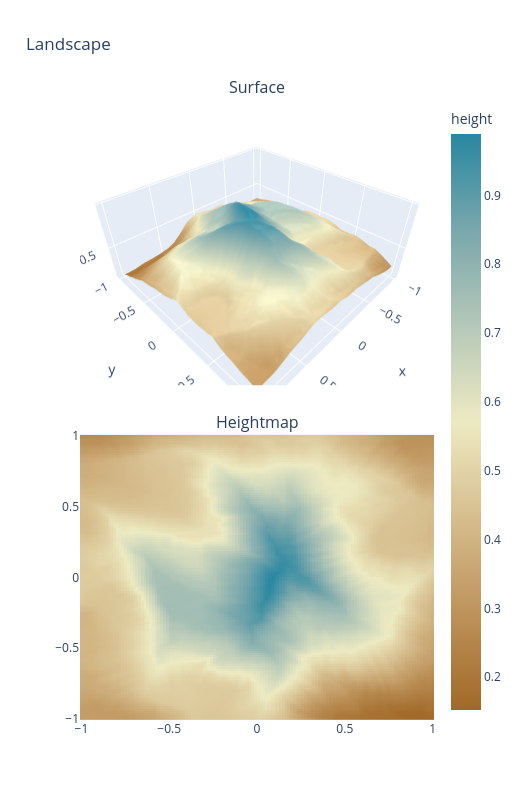

Write notebook code for a chart like this one.
### Code cell
import numba as nb

x, y, xx, yy, base_height = evaluate_on_grid(single_mountain_noise)


@nb.njit
def sample_height_and_gradient(heightmap, x_pos, y_pos):
    x0 = int(x_pos)
    y0 = int(y_pos)
    x1 = x0 + 1
    y1 = y0 + 1

    sx = x_pos - x0
    sy = y_pos - y0

    h00 = heightmap[y0, x0]
    h10 = heightmap[y0, x1]
    h01 = heightmap[y1, x0]
    h11 = heightmap[y1, x1]

    h0 = h00 * (1.0 - sx) + h10 * sx
    h1 = h01 * (1.0 - sx) + h11 * sx
    h = h0 * (1.0 - sy) + h1 * sy

    grad_x = (h10 - h00) * (1.0 - sy) + (h11 - h01) * sy
    grad_y = (h01 - h00) * (1.0 - sx) + (h11 - h10) * sx
    return h, grad_x, grad_y


@nb.njit
def deposit_bilinear(heightmap, x_pos, y_pos, amount):
    x0 = int(x_pos)
    y0 = int(y_pos)
    x1 = x0 + 1
    y1 = y0 + 1

    sx = x_pos - x0
    sy = y_pos - y0

    w00 = (1.0 - sx) * (1.0 - sy)
    w10 = sx * (1.0 - sy)
    w01 = (1.0 - sx) * sy
    w11 = sx * sy

    heightmap[y0, x0] += amount * w00
    heightmap[y0, x1] += amount * w10
    heightmap[y1, x0] += amount * w01
    heightmap[y1, x1] += amount * w11


@nb.njit
def erode_with_brush(heightmap, x_pos, y_pos, amount, radius):
    center_x = int(x_pos)
    center_y = int(y_pos)
    h = heightmap.shape[0]
    w = heightmap.shape[1]

    total_weight = 0.0
    for oy in range(-radius, radius + 1):
        for ox in range(-radius, radius + 1):
            xi = center_x + ox
            yi = center_y + oy
            if xi <= 0 or xi >= w - 1 or yi <= 0 or yi >= h - 1:
                continue
            dist = (ox * ox + oy * oy) ** 0.5
            if dist > radius:
                continue
            total_weight += radius + 1.0 - dist

    if total_weight <= 0.0:
        return 0.0

    removed = 0.0
    for oy in range(-radius, radius + 1):
        for ox in range(-radius, radius + 1):
            xi = center_x + ox
            yi = center_y + oy
            if xi <= 0 or xi >= w - 1 or yi <= 0 or yi >= h - 1:
                continue
            dist = (ox * ox + oy * oy) ** 0.5
            if dist > radius:
                continue

            weight = radius + 1.0 - dist
            share = amount * (weight / total_weight)

            local_floor = 1e18
            for ny in range(yi - 1, yi + 2):
                for nx in range(xi - 1, xi + 2):
                    if ny == yi and nx == xi:
                        continue
                    v = heightmap[ny, nx]
                    if v < local_floor:
                        local_floor = v

            max_remove = heightmap[yi, xi] - local_floor
            if max_remove < 0.0:
                max_remove = 0.0

            delta = share
            if delta > max_remove:
                delta = max_remove

            heightmap[yi, xi] -= delta
            removed += delta

    return removed


@nb.njit
def diffuse_step(heightmap, alpha):
    src = heightmap.copy()
    h = heightmap.shape[0]
    w = heightmap.shape[1]

    for yi in range(1, h - 1):
        for xi in range(1, w - 1):
            lap = (
                src[yi - 1, xi]
                + src[yi + 1, xi]
                + src[yi, xi - 1]
                + src[yi, xi + 1]
                - 4.0 * src[yi, xi]
            )
            heightmap[yi, xi] = src[yi, xi] + alpha * lap


@nb.njit
def hydraulic_erosion_numba(
    heightmap,
    start_x,
    start_y,
    max_steps,
    inertia,
    capacity,
    min_slope,
    deposition,
    erosion,
    evaporation,
    gravity,
    max_deposit_step,
    max_erode_step,
    brush_radius,
    diffuse_every,
    diffuse_alpha,
):
    hm = heightmap.copy()
    h = hm.shape[0]
    w = hm.shape[1]
    iterations = start_x.shape[0]

    for drop_idx in range(iterations):
        x_pos = start_x[drop_idx]
        y_pos = start_y[drop_idx]

        dir_x = 0.0
        dir_y = 0.0
        speed = 1.0
        water = 1.0
        sediment = 0.0

        for _ in range(max_steps):
            if x_pos < 1.0 or x_pos >= w - 2.0 or y_pos < 1.0 or y_pos >= h - 2.0:
                break

            h_now, grad_x, grad_y = sample_height_and_gradient(hm, x_pos, y_pos)

            dir_x = dir_x * inertia - grad_x * (1.0 - inertia)
            dir_y = dir_y * inertia - grad_y * (1.0 - inertia)

            norm = (dir_x * dir_x + dir_y * dir_y) ** 0.5
            if norm < 1e-12:
                break

            dir_x /= norm
            dir_y /= norm

            new_x = x_pos + dir_x
            new_y = y_pos + dir_y
            if new_x < 1.0 or new_x >= w - 2.0 or new_y < 1.0 or new_y >= h - 2.0:
                break

            h_new, _, _ = sample_height_and_gradient(hm, new_x, new_y)
            delta_h = h_new - h_now

            slope = -delta_h
            if slope < min_slope:
                slope = min_slope
            sediment_capacity = slope * speed * water * capacity

            if delta_h > 0.0 or sediment > sediment_capacity:
                target = (
                    delta_h
                    if delta_h > 0.0
                    else (sediment - sediment_capacity) * deposition
                )
                deposit_amount = sediment
                if target < deposit_amount:
                    deposit_amount = target
                if max_deposit_step < deposit_amount:
                    deposit_amount = max_deposit_step

                if deposit_amount > 0.0:
                    deposit_bilinear(hm, x_pos, y_pos, deposit_amount)
                    sediment -= deposit_amount
            else:
                erode_amount = (sediment_capacity - sediment) * erosion
                downhill_limit = -delta_h
                if downhill_limit < erode_amount:
                    erode_amount = downhill_limit
                if max_erode_step < erode_amount:
                    erode_amount = max_erode_step

                if erode_amount > 0.0:
                    lifted = erode_with_brush(
                        hm, x_pos, y_pos, erode_amount, brush_radius
                    )
                    sediment += lifted

            speed_sq = speed * speed + (-delta_h) * gravity
            if speed_sq < 0.05:
                speed_sq = 0.05
            speed = speed_sq**0.5
            if speed > 3.0:
                speed = 3.0

            water *= 1.0 - evaporation
            x_pos = new_x
            y_pos = new_y

            if water < 0.02:
                break

        if diffuse_every > 0 and ((drop_idx + 1) % diffuse_every == 0):
            diffuse_step(hm, diffuse_alpha)

    return hm


def hydraulic_erosion(
    heightmap,
    iterations=25000,
    max_steps=45,
    inertia=0.15,
    capacity=1.6,
    min_slope=0.01,
    deposition=0.08,
    erosion=0.05,
    evaporation=0.03,
    gravity=4.0,
    max_deposit_step=0.025,
    max_erode_step=0.012,
    brush_radius=1,
    diffuse_every=6000,
    diffuse_alpha=0.01,
    seed=None,
):
    rng = np.random.default_rng(seed)
    h, w = heightmap.shape
    start_x = rng.uniform(1.0, w - 2.0, size=iterations).astype(np.float64)
    start_y = rng.uniform(1.0, h - 2.0, size=iterations).astype(np.float64)

    hm64 = np.asarray(heightmap, dtype=np.float64)
    eroded = hydraulic_erosion_numba(
        hm64,
        start_x,
        start_y,
        max_steps,
        inertia,
        capacity,
        min_slope,
        deposition,
        erosion,
        evaporation,
        gravity,
        max_deposit_step,
        max_erode_step,
        int(brush_radius),
        int(diffuse_every),
        diffuse_alpha,
    )
    return eroded.astype(heightmap.dtype, copy=False)


eroded_height = hydraulic_erosion(base_height)
plot_landscape(x, y, xx, yy, eroded_height)

### Figure 1 — Plotly figure (JSON) as saved in the notebook; plotly's stock layout.template omitted (floating-point values rounded to 4 significant figures; data arrays with more than 128 entries replaced by an {"elided": "..."} marker saying what was removed)
{"data": [{"colorscale": [[0, "rgb(161, 105, 40)"], [0.1667, "rgb(189, 146, 90)"], [0.3333, "rgb(214, 189, 141)"], [0.5, "rgb(237, 234, 194)"], [0.6667, "rgb(181, 200, 184)"], [0.8333, "rgb(121, 167, 172)"], [1, "rgb(40, 135, 161)"]], "scene": "scene", "showscale": false, "type": "surface", "x": {"elided": "128x128 float values"}, "y": {"elided": "128x128 float values"}, "z": {"elided": "128x128 float values"}}, {"colorbar": {"title": {"text": "height"}}, "colorscale": [[0, "rgb(161, 105, 40)"], [0.1667, "rgb(189, 146, 90)"], [0.3333, "rgb(214, 189, 141)"], [0.5, "rgb(237, 234, 194)"], [0.6667, "rgb(181, 200, 184)"], [0.8333, "rgb(121, 167, 172)"], [1, "rgb(40, 135, 161)"]], "type": "heatmap", "x": [-1.0, -0.9843, -0.9685, -0.9528, -0.937, -0.9213, -0.9055, -0.8898, -0.874, -0.8583, -0.8425, -0.8268, -0.811, -0.7953, -0.7795, -0.7638, -0.748, -0.7323, -0.7165, -0.7008, -0.685, -0.6693, -0.6535, -0.6378, -0.622, -0.6063, -0.5906, -0.5748, -0.5591, -0.5433, -0.5276, -0.5118, -0.4961, -0.4803, -0.4646, -0.4488, -0.4331, -0.4173, -0.4016, -0.3858, -0.3701, -0.3543, -0.3386, -0.3228, -0.3071, -0.2913, -0.2756, -0.2598, -0.2441, -0.2283, -0.2126, -0.1969, -0.1811, -0.1654, -0.1496, -0.1339, -0.1181, -0.1024, -0.08661, -0.07087, -0.05512, -0.03937, -0.02362, -0.007874, 0.007874, 0.02362, 0.03937, 0.05512, 0.07087, 0.08661, 0.1024, 0.1181, 0.1339, 0.1496, 0.1654, 0.1811, 0.1969, 0.2126, 0.2283, 0.2441, 0.2598, 0.2756, 0.2913, 0.3071, 0.3228, 0.3386, 0.3543, 0.3701, 0.3858, 0.4016, 0.4173, 0.4331, 0.4488, 0.4646, 0.4803, 0.4961, 0.5118, 0.5276, 0.5433, 0.5591, 0.5748, 0.5906, 0.6063, 0.622, 0.6378, 0.6535, 0.6693, 0.685, 0.7008, 0.7165, 0.7323, 0.748, 0.7638, 0.7795, 0.7953, 0.811, 0.8268, 0.8425, 0.8583, 0.874, 0.8898, 0.9055, 0.9213, 0.937, 0.9528, 0.9685, 0.9843, 1.0], "xaxis": "x", "y": [-1.0, -0.9843, -0.9685, -0.9528, -0.937, -0.9213, -0.9055, -0.8898, -0.874, -0.8583, -0.8425, -0.8268, -0.811, -0.7953, -0.7795, -0.7638, -0.748, -0.7323, -0.7165, -0.7008, -0.685, -0.6693, -0.6535, -0.6378, -0.622, -0.6063, -0.5906, -0.5748, -0.5591, -0.5433, -0.5276, -0.5118, -0.4961, -0.4803, -0.4646, -0.4488, -0.4331, -0.4173, -0.4016, -0.3858, -0.3701, -0.3543, -0.3386, -0.3228, -0.3071, -0.2913, -0.2756, -0.2598, -0.2441, -0.2283, -0.2126, -0.1969, -0.1811, -0.1654, -0.1496, -0.1339, -0.1181, -0.1024, -0.08661, -0.07087, -0.05512, -0.03937, -0.02362, -0.007874, 0.007874, 0.02362, 0.03937, 0.05512, 0.07087, 0.08661, 0.1024, 0.1181, 0.1339, 0.1496, 0.1654, 0.1811, 0.1969, 0.2126, 0.2283, 0.2441, 0.2598, 0.2756, 0.2913, 0.3071, 0.3228, 0.3386, 0.3543, 0.3701, 0.3858, 0.4016, 0.4173, 0.4331, 0.4488, 0.4646, 0.4803, 0.4961, 0.5118, 0.5276, 0.5433, 0.5591, 0.5748, 0.5906, 0.6063, 0.622, 0.6378, 0.6535, 0.6693, 0.685, 0.7008, 0.7165, 0.7323, 0.748, 0.7638, 0.7795, 0.7953, 0.811, 0.8268, 0.8425, 0.8583, 0.874, 0.8898, 0.9055, 0.9213, 0.937, 0.9528, 0.9685, 0.9843, 1.0], "yaxis": "y", "z": {"elided": "128x128 float values"}}], "layout": {"annotations": [{"font": {"size": 16}, "showarrow": false, "text": "Surface", "x": 0.5, "xanchor": "center", "xref": "paper", "y": 1, "yanchor": "bottom", "yref": "paper"}, {"font": {"size": 16}, "showarrow": false, "text": "Heightmap", "x": 0.5, "xanchor": "center", "xref": "paper", "y": 0.46, "yanchor": "bottom", "yref": "paper"}], "height": 800, "scene": {"domain": {"x": [0, 1], "y": [0.54, 1]}, "xaxis": {"title": {"text": "x"}}, "yaxis": {"title": {"text": "y"}}, "zaxis": {"title": {"text": "height"}}}, "title": {"text": "Landscape"}, "width": 520, "xaxis": {"anchor": "y", "domain": [0, 1]}, "yaxis": {"anchor": "x", "domain": [0, 0.46]}}}
